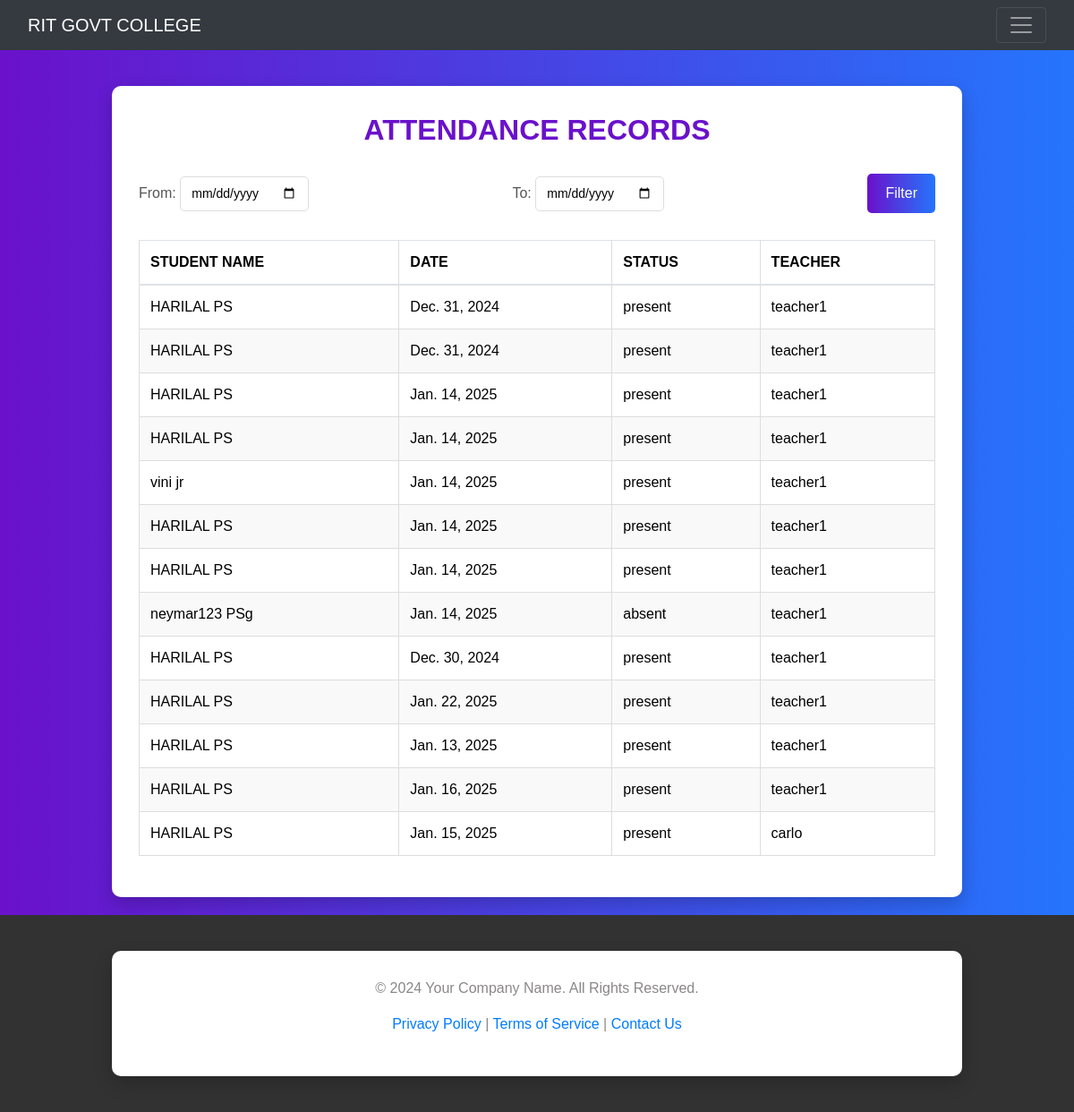
Page /view_attendance/ on the committed database.
### app1/models.py (models this page shows, shortened)
class Attendance(models.Model):
    student = models.ForeignKey(studentdetails, on_delete=models.CASCADE)
    date = models.DateField()  # Date of attendance
    status = models.CharField(max_length=10, choices=[('present', 'Present'), ('absent', 'Absent')])  # Attendance status
    lecturer = models.ForeignKey(staff, on_delete=models.CASCADE, null=True, blank=True)  # The lecturer who took attendance

class studentdetails(models.Model):
    first_name=models.CharField(max_length=20)
    last_name=models.CharField(max_length=20)
    email=models.CharField(max_length=20)
    phone=models.CharField(max_length=20)
    dob=models.DateField(max_length=30)
    gender=models.CharField(max_length=30)
    course=models.CharField(max_length=30)
    address=models.CharField(max_length=30)
    image=models.ImageField(upload_to='student_user')
    password=models.CharField(max_length=20)

class staff(models.Model):
    fullname = models.CharField(max_length=20)
    email = models.CharField(max_length=20)
    phone = models.CharField(max_length=20)
    gender = models.CharField(max_length=30)
    department = models.CharField(
        max_length=30,
        choices=[
            ('lab_assistant', 'lab_assistant'),
            ('lecturer', 'lecturer'),
            ('clerk', 'clerk'),
        ],
        default='clerk'  # Set a default department
    )
    password = models.CharField(max_length=20)
    image = models.ImageField(upload_to='student_user')
    address = models.CharField(max_length=30)
    def __str__(self):
        return self.fullname

### app1/views.py (the view)
# urls.py: path('view_attendance/', views.view_attendance, name='view_attendance'),
def view_attendance(request):
    attendance = Attendance.objects.none()  # Default to an empty queryset
    if 'sid' in request.session:  # Example condition: student logged in
        student_id = request.session['sid']
        attendance = Attendance.objects.filter(student_id=student_id)
    else:
        attendance = Attendance.objects.all()  # Default to all attendance records if no condition is met
    from_date = request.GET.get('from_date')
    to_date = request.GET.get('to_date')
    if from_date and to_date:
        attendance = Attendance.objects.filter(date__range=[from_date, to_date])
    else:
        attendance = Attendance.objects.all()
    context = {
        'attendance': attendance
    }
    return render(request, 'view_attendance.html', context)

### templates/view_attendance.html (shortened to what this page needs)
{% extends 'base.html' %}
{% block content %}
{% load static %}
<link rel="stylesheet" href="https://maxcdn.bootstrapcdn.com/bootstrap/4.5.2/css/bootstrap.min.css">
<body>
    <div class="container">
        <h2>Attendance Records</h2>
        <form method="GET" action="{% url 'view_attendance' %}" class="filter-form">
            <div>
                <label for="from_date">From:</label>
                <input type="date" id="from_date" name="from_date" value="{{ request.GET.from_date }}">
            </div>
            <div>
                <label for="to_date">To:</label>
                <input type="date" id="to_date" name="to_date" value="{{ request.GET.to_date }}">
            </div>
            <div>
                <button type="submit">Filter</button>
            </div>
        </form>
        <table class="table">
            <thead>
                <tr>
                    <th>Student Name</th>
                    <th>Date</th>
                    <th>Status</th>
                    <th>Teacher</th>
                </tr>
            </thead>
            <tbody>
                {% for record in attendance %}
                <tr>
                    <td>{{ record.student.first_name }} {{ record.student.last_name }}</td>
                    <td>{{ record.date }}</td>
                    <td>{{ record.status }}</td>
                    <td>{{ record.lecturer }}</td>
                </tr>
                {% empty %}
                <tr>
                    <td colspan="4" class="text-center">No records found for the selected date range.</td>
                </tr>
                {% endfor %}
            </tbody>
        </table>
    </div>
</body>
{% endblock %}

### templates/base.html (style rules this page uses)
html, body { height: 100%; margin: 0; padding: 0; display: flex; flex-direction: column; }

### templates/view_attendance.html (style rules this page uses)
body { font-family: 'Poppins', sans-serif; background: linear-gradient(to right, #6a11cb, #2575fc); color: #333; margin-top: 20px; }
.container { max-width: 950px; margin: 20px auto; background-color: #fff; border-radius: 10px; padding: 30px; box-shadow: 0 8px 20px rgba(0, 0, 0, 0.2); }
h2 { text-align: center; font-size: 32px; font-weight: 600; color: #6a11cb; margin-bottom: 30px; text-transform: uppercase; }
.filter-form { display: flex; flex-wrap: wrap; justify-content: space-between; align-items: center; gap: 10px; margin-bottom: 30px; }
.filter-form label { font-size: 16px; font-weight: 500; color: #555; }
.filter-form input[type="date"] { padding: 8px 12px; border: 1px solid #ddd; border-radius: 5px; font-size: 14px; }
.filter-form button { background: linear-gradient(to right, #6a11cb, #2575fc); color: #fff; padding: 10px 20px; font-size: 16px; border: none; border-radius: 5px; cursor: pointer; transition: transform 0.3s ease, background-color 0.3s ease; }
table { width: 100%; border-collapse: collapse; margin-top: 20px; }
th, td { padding: 15px; text-align: left; border: 1px solid #ddd; font-size: 16px; }
th { background-color: #6a11cb; color: #fff; text-transform: uppercase; font-weight: 600; }
tr:nth-child(even) td { background-color: #f9f9f9; }
td { color: #555; }

### rows in the picture
Attendance: student.first_name "HARILAL", student.last_name "PS", date "Dec. 31, 2024", status "present", lecturer "teacher1"
Attendance: student.first_name "HARILAL", student.last_name "PS", date "Dec. 31, 2024", status "present", lecturer "teacher1"
Attendance: student.first_name "HARILAL", student.last_name "PS", date "Jan. 14, 2025", status "present", lecturer "teacher1"
Attendance: student.first_name "HARILAL", student.last_name "PS", date "Jan. 14, 2025", status "present", lecturer "teacher1"
Attendance: student.first_name "vini", student.last_name "jr", date "Jan. 14, 2025", status "present", lecturer "teacher1"
Attendance: student.first_name "HARILAL", student.last_name "PS", date "Jan. 14, 2025", status "present", lecturer "teacher1"
Attendance: student.first_name "HARILAL", student.last_name "PS", date "Jan. 14, 2025", status "present", lecturer "teacher1"
Attendance: student.first_name "neymar123", student.last_name "PSg", date "Jan. 14, 2025", status "absent", lecturer "teacher1"
Attendance: student.first_name "HARILAL", student.last_name "PS", date "Dec. 30, 2024", status "present", lecturer "teacher1"
Attendance: student.first_name "HARILAL", student.last_name "PS", date "Jan. 22, 2025", status "present", lecturer "teacher1"
Attendance: student.first_name "HARILAL", student.last_name "PS", date "Jan. 13, 2025", status "present", lecturer "teacher1"
Attendance: student.first_name "HARILAL", student.last_name "PS", date "Jan. 16, 2025", status "present", lecturer "teacher1"
Attendance: student.first_name "HARILAL", student.last_name "PS", date "Jan. 15, 2025", status "present", lecturer "carlo"
